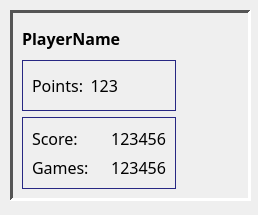
<ui version="4.0" >
 <author></author>
 <comment></comment>
 <exportmacro></exportmacro>
 <class>PlayerStatusForm</class>
 <widget class="QWidget" name="PlayerStatusForm" >
  <property name="geometry" >
   <rect>
    <x>0</x>
    <y>0</y>
    <width>258</width>
    <height>215</height>
   </rect>
  </property>
  <property name="sizePolicy" >
   <sizepolicy>
    <hsizetype>1</hsizetype>
    <vsizetype>1</vsizetype>
    <horstretch>0</horstretch>
    <verstretch>0</verstretch>
   </sizepolicy>
  </property>
  <property name="windowTitle" >
   <string>Form</string>
  </property>
  <widget class="QFrame" name="frameStatus" >
   <property name="geometry" >
    <rect>
     <x>10</x>
     <y>10</y>
     <width>241</width>
     <height>191</height>
    </rect>
   </property>
   <property name="sizePolicy" >
    <sizepolicy>
     <hsizetype>1</hsizetype>
     <vsizetype>1</vsizetype>
     <horstretch>0</horstretch>
     <verstretch>0</verstretch>
    </sizepolicy>
   </property>
   <property name="palette" >
    <palette>
     <active>
      <color>
       <red>0</red>
       <green>0</green>
       <blue>0</blue>
      </color>
      <color>
       <red>221</red>
       <green>223</green>
       <blue>228</blue>
      </color>
      <color>
       <red>255</red>
       <green>255</green>
       <blue>255</blue>
      </color>
      <color>
       <red>255</red>
       <green>255</green>
       <blue>255</blue>
      </color>
      <color>
       <red>85</red>
       <green>85</green>
       <blue>85</blue>
      </color>
      <color>
       <red>199</red>
       <green>199</green>
       <blue>199</blue>
      </color>
      <color>
       <red>0</red>
       <green>0</green>
       <blue>0</blue>
      </color>
      <color>
       <red>255</red>
       <green>255</green>
       <blue>255</blue>
      </color>
      <color>
       <red>0</red>
       <green>0</green>
       <blue>0</blue>
      </color>
      <color>
       <red>255</red>
       <green>255</green>
       <blue>255</blue>
      </color>
      <color>
       <red>50</red>
       <green>50</green>
       <blue>170</blue>
      </color>
      <color>
       <red>0</red>
       <green>0</green>
       <blue>0</blue>
      </color>
      <color>
       <red>103</red>
       <green>141</green>
       <blue>178</blue>
      </color>
      <color>
       <red>255</red>
       <green>255</green>
       <blue>255</blue>
      </color>
      <color>
       <red>0</red>
       <green>0</green>
       <blue>238</blue>
      </color>
      <color>
       <red>82</red>
       <green>24</green>
       <blue>139</blue>
      </color>
      <color>
       <red>232</red>
       <green>232</green>
       <blue>232</blue>
      </color>
     </active>
     <inactive>
      <color>
       <red>0</red>
       <green>0</green>
       <blue>0</blue>
      </color>
      <color>
       <red>221</red>
       <green>223</green>
       <blue>228</blue>
      </color>
      <color>
       <red>255</red>
       <green>255</green>
       <blue>255</blue>
      </color>
      <color>
       <red>255</red>
       <green>255</green>
       <blue>255</blue>
      </color>
      <color>
       <red>85</red>
       <green>85</green>
       <blue>85</blue>
      </color>
      <color>
       <red>199</red>
       <green>199</green>
       <blue>199</blue>
      </color>
      <color>
       <red>0</red>
       <green>0</green>
       <blue>0</blue>
      </color>
      <color>
       <red>255</red>
       <green>255</green>
       <blue>255</blue>
      </color>
      <color>
       <red>0</red>
       <green>0</green>
       <blue>0</blue>
      </color>
      <color>
       <red>255</red>
       <green>255</green>
       <blue>255</blue>
      </color>
      <color>
       <red>50</red>
       <green>50</green>
       <blue>170</blue>
      </color>
      <color>
       <red>0</red>
       <green>0</green>
       <blue>0</blue>
      </color>
      <color>
       <red>103</red>
       <green>141</green>
       <blue>178</blue>
      </color>
      <color>
       <red>255</red>
       <green>255</green>
       <blue>255</blue>
      </color>
      <color>
       <red>0</red>
       <green>0</green>
       <blue>238</blue>
      </color>
      <color>
       <red>82</red>
       <green>24</green>
       <blue>139</blue>
      </color>
      <color>
       <red>232</red>
       <green>232</green>
       <blue>232</blue>
      </color>
     </inactive>
     <disabled>
      <color>
       <red>128</red>
       <green>128</green>
       <blue>128</blue>
      </color>
      <color>
       <red>221</red>
       <green>223</green>
       <blue>228</blue>
      </color>
      <color>
       <red>255</red>
       <green>255</green>
       <blue>255</blue>
      </color>
      <color>
       <red>255</red>
       <green>255</green>
       <blue>255</blue>
      </color>
      <color>
       <red>85</red>
       <green>85</green>
       <blue>85</blue>
      </color>
      <color>
       <red>199</red>
       <green>199</green>
       <blue>199</blue>
      </color>
      <color>
       <red>199</red>
       <green>199</green>
       <blue>199</blue>
      </color>
      <color>
       <red>255</red>
       <green>255</green>
       <blue>255</blue>
      </color>
      <color>
       <red>128</red>
       <green>128</green>
       <blue>128</blue>
      </color>
      <color>
       <red>50</red>
       <green>50</green>
       <blue>170</blue>
      </color>
      <color>
       <red>50</red>
       <green>50</green>
       <blue>170</blue>
      </color>
      <color>
       <red>0</red>
       <green>0</green>
       <blue>0</blue>
      </color>
      <color>
       <red>86</red>
       <green>117</green>
       <blue>148</blue>
      </color>
      <color>
       <red>255</red>
       <green>255</green>
       <blue>255</blue>
      </color>
      <color>
       <red>0</red>
       <green>0</green>
       <blue>238</blue>
      </color>
      <color>
       <red>82</red>
       <green>24</green>
       <blue>139</blue>
      </color>
      <color>
       <red>232</red>
       <green>232</green>
       <blue>232</blue>
      </color>
     </disabled>
    </palette>
   </property>
   <property name="frameShape" >
    <enum>QFrame::Panel</enum>
   </property>
   <property name="frameShadow" >
    <enum>QFrame::Sunken</enum>
   </property>
   <property name="lineWidth" >
    <number>3</number>
   </property>
   <property name="midLineWidth" >
    <number>0</number>
   </property>
   <layout class="QGridLayout" >
    <property name="margin" >
     <number>9</number>
    </property>
    <property name="spacing" >
     <number>6</number>
    </property>
    <item row="1" column="0" colspan="2" >
     <widget class="QFrame" name="frame" >
      <property name="frameShape" >
       <enum>QFrame::StyledPanel</enum>
      </property>
      <property name="frameShadow" >
       <enum>QFrame::Raised</enum>
      </property>
      <layout class="QHBoxLayout" >
       <property name="margin" >
        <number>9</number>
       </property>
       <property name="spacing" >
        <number>6</number>
       </property>
       <item>
        <widget class="QLabel" name="labelPointsName" >
         <property name="font" >
          <font>
           <family>Sans Serif</family>
           <pointsize>12</pointsize>
           <weight>50</weight>
           <italic>false</italic>
           <bold>false</bold>
           <underline>false</underline>
           <strikeout>false</strikeout>
          </font>
         </property>
         <property name="text" >
          <string>Points:</string>
         </property>
        </widget>
       </item>
       <item>
        <widget class="QLabel" name="labelPoints" >
         <property name="font" >
          <font>
           <family>Sans Serif</family>
           <pointsize>12</pointsize>
           <weight>50</weight>
           <italic>false</italic>
           <bold>false</bold>
           <underline>false</underline>
           <strikeout>false</strikeout>
          </font>
         </property>
         <property name="text" >
          <string>123</string>
         </property>
         <property name="alignment" >
          <set>Qt::AlignRight|Qt::AlignTrailing|Qt::AlignVCenter</set>
         </property>
        </widget>
       </item>
       <item>
        <spacer>
         <property name="orientation" >
          <enum>Qt::Horizontal</enum>
         </property>
         <property name="sizeType" >
          <enum>QSizePolicy::Expanding</enum>
         </property>
         <property name="sizeHint" >
          <size>
           <width>16</width>
           <height>31</height>
          </size>
         </property>
        </spacer>
       </item>
      </layout>
     </widget>
    </item>
    <item row="2" column="0" colspan="2" >
     <widget class="QFrame" name="frameOverall" >
      <property name="sizePolicy" >
       <sizepolicy>
        <hsizetype>1</hsizetype>
        <vsizetype>1</vsizetype>
        <horstretch>0</horstretch>
        <verstretch>0</verstretch>
       </sizepolicy>
      </property>
      <property name="frameShape" >
       <enum>QFrame::StyledPanel</enum>
      </property>
      <property name="frameShadow" >
       <enum>QFrame::Raised</enum>
      </property>
      <layout class="QGridLayout" >
       <property name="margin" >
        <number>9</number>
       </property>
       <property name="spacing" >
        <number>6</number>
       </property>
       <item row="1" column="2" >
        <widget class="QLabel" name="labelGames" >
         <property name="font" >
          <font>
           <family>Sans Serif</family>
           <pointsize>12</pointsize>
           <weight>50</weight>
           <italic>false</italic>
           <bold>false</bold>
           <underline>false</underline>
           <strikeout>false</strikeout>
          </font>
         </property>
         <property name="text" >
          <string>123456</string>
         </property>
         <property name="alignment" >
          <set>Qt::AlignRight|Qt::AlignTrailing|Qt::AlignVCenter</set>
         </property>
        </widget>
       </item>
       <item row="0" column="0" >
        <widget class="QLabel" name="labelScoreName" >
         <property name="font" >
          <font>
           <family>Sans Serif</family>
           <pointsize>12</pointsize>
           <weight>50</weight>
           <italic>false</italic>
           <bold>false</bold>
           <underline>false</underline>
           <strikeout>false</strikeout>
          </font>
         </property>
         <property name="text" >
          <string>Score:</string>
         </property>
        </widget>
       </item>
       <item row="1" column="0" >
        <widget class="QLabel" name="labelGamesName" >
         <property name="font" >
          <font>
           <family>Sans Serif</family>
           <pointsize>12</pointsize>
           <weight>50</weight>
           <italic>false</italic>
           <bold>false</bold>
           <underline>false</underline>
           <strikeout>false</strikeout>
          </font>
         </property>
         <property name="text" >
          <string>Games:</string>
         </property>
        </widget>
       </item>
       <item row="0" column="2" >
        <widget class="QLabel" name="labelScore" >
         <property name="font" >
          <font>
           <family>Sans Serif</family>
           <pointsize>12</pointsize>
           <weight>50</weight>
           <italic>false</italic>
           <bold>false</bold>
           <underline>false</underline>
           <strikeout>false</strikeout>
          </font>
         </property>
         <property name="text" >
          <string>123456</string>
         </property>
         <property name="alignment" >
          <set>Qt::AlignRight|Qt::AlignTrailing|Qt::AlignVCenter</set>
         </property>
        </widget>
       </item>
       <item row="1" column="1" >
        <spacer>
         <property name="orientation" >
          <enum>Qt::Horizontal</enum>
         </property>
         <property name="sizeHint" >
          <size>
           <width>16</width>
           <height>17</height>
          </size>
         </property>
        </spacer>
       </item>
       <item row="0" column="1" >
        <spacer>
         <property name="orientation" >
          <enum>Qt::Horizontal</enum>
         </property>
         <property name="sizeHint" >
          <size>
           <width>16</width>
           <height>17</height>
          </size>
         </property>
        </spacer>
       </item>
      </layout>
     </widget>
    </item>
    <item row="0" column="0" >
     <widget class="QLabel" name="labelName" >
      <property name="sizePolicy" >
       <sizepolicy>
        <hsizetype>1</hsizetype>
        <vsizetype>1</vsizetype>
        <horstretch>0</horstretch>
        <verstretch>0</verstretch>
       </sizepolicy>
      </property>
      <property name="font" >
       <font>
        <family>Sans Serif</family>
        <pointsize>12</pointsize>
        <weight>75</weight>
        <italic>false</italic>
        <bold>true</bold>
        <underline>false</underline>
        <strikeout>false</strikeout>
       </font>
      </property>
      <property name="text" >
       <string>PlayerName</string>
      </property>
     </widget>
    </item>
    <item rowspan="3" row="0" column="3" >
     <layout class="QVBoxLayout" >
      <property name="margin" >
       <number>0</number>
      </property>
      <property name="spacing" >
       <number>6</number>
      </property>
      <item>
       <widget class="QLabel" name="imageTrump" >
        <property name="text" >
         <string/>
        </property>
        <property name="pixmap" >
         <pixmap>../hi48-app-lskat.png</pixmap>
        </property>
       </widget>
      </item>
      <item>
       <spacer>
        <property name="orientation" >
         <enum>Qt::Vertical</enum>
        </property>
        <property name="sizeType" >
         <enum>QSizePolicy::Maximum</enum>
        </property>
        <property name="sizeHint" >
         <size>
          <width>20</width>
          <height>40</height>
         </size>
        </property>
       </spacer>
      </item>
      <item>
       <widget class="QLabel" name="imageInput" >
        <property name="sizePolicy" >
         <sizepolicy>
          <hsizetype>1</hsizetype>
          <vsizetype>1</vsizetype>
          <horstretch>0</horstretch>
          <verstretch>0</verstretch>
         </sizepolicy>
        </property>
        <property name="text" >
         <string/>
        </property>
        <property name="pixmap" >
         <pixmap>../hi48-app-lskat.png</pixmap>
        </property>
       </widget>
      </item>
     </layout>
    </item>
    <item row="1" column="2" >
     <spacer>
      <property name="orientation" >
       <enum>Qt::Horizontal</enum>
      </property>
      <property name="sizeType" >
       <enum>QSizePolicy::Expanding</enum>
      </property>
      <property name="sizeHint" >
       <size>
        <width>21</width>
        <height>31</height>
       </size>
      </property>
     </spacer>
    </item>
    <item row="0" column="1" colspan="2" >
     <spacer>
      <property name="orientation" >
       <enum>Qt::Horizontal</enum>
      </property>
      <property name="sizeType" >
       <enum>QSizePolicy::Expanding</enum>
      </property>
      <property name="sizeHint" >
       <size>
        <width>21</width>
        <height>31</height>
       </size>
      </property>
     </spacer>
    </item>
    <item row="2" column="2" >
     <spacer>
      <property name="orientation" >
       <enum>Qt::Horizontal</enum>
      </property>
      <property name="sizeType" >
       <enum>QSizePolicy::Expanding</enum>
      </property>
      <property name="sizeHint" >
       <size>
        <width>21</width>
        <height>41</height>
       </size>
      </property>
     </spacer>
    </item>
   </layout>
  </widget>
 </widget>
 <pixmapfunction></pixmapfunction>
 <resources/>
 <connections/>
</ui>
